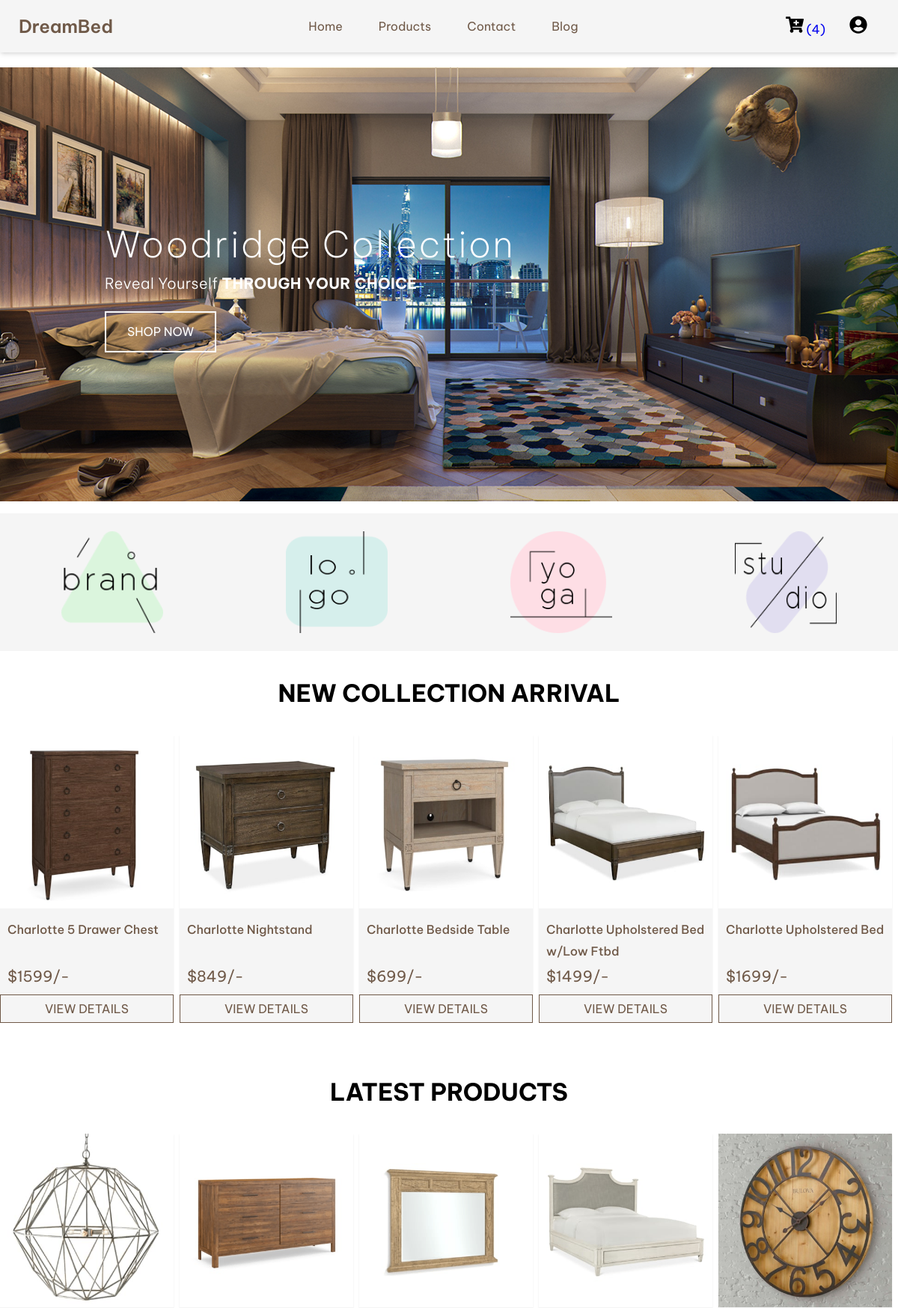
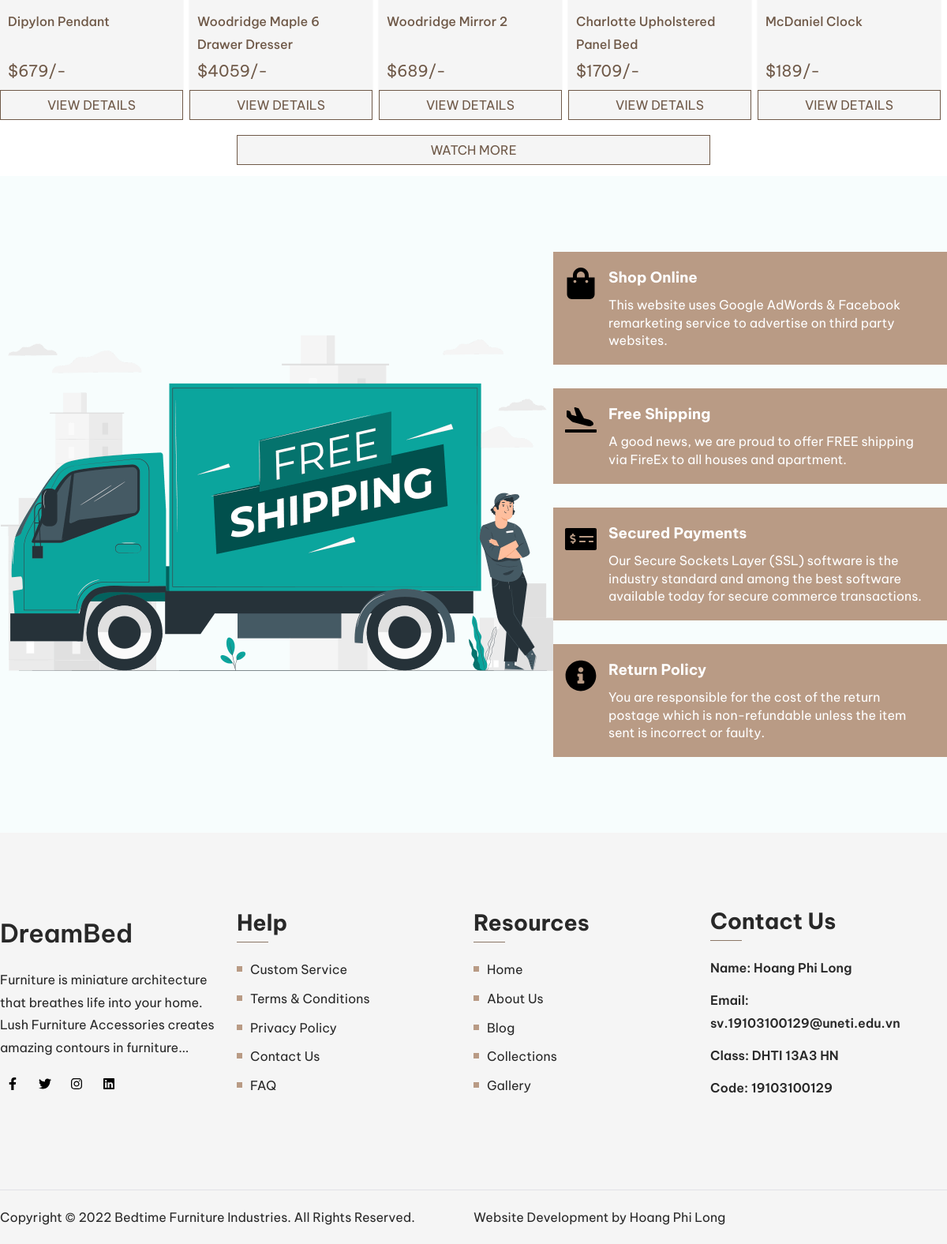
Screenshot of /home.php (signed in) with the database file from the repository (2 pictures, top to bottom).
### tables this page shows
CREATE TABLE `products` (
  `id` int(2) NOT NULL,
  `name` varchar(40) NOT NULL,
  `category` varchar(20) NOT NULL,
  `description` varchar(400) NOT NULL,
  `price` int(6) NOT NULL,
  `image` varchar(16) NOT NULL
);

### home.php (the view, shortened to what this page needs)
<?php
include 'config.php';
?>
<!DOCTYPE html>
<html lang="en">
<head>
    <link rel="stylesheet" type="text/css" href="//cdn.jsdelivr.net/npm/slick-carousel@1.8.1/slick/slick.css" />
    <link rel="stylesheet" href="css/style.css" />
    <link rel="stylesheet" href="css/base.css" />
</head>
<body>
    <?php include 'components/navbar.php'; ?>
    <?php include 'components/slider.php'; ?>
    <section class="product-container">
        <div class="grid">
            <h1 class="title">New Collection Arrival</h1>
            <div class="grid-row">
                <?php
                $select_products = mysqli_query($conn, "SELECT * FROM `products` WHERE category = 'Charlotte' LIMIT 5 ") or die('query failed');
                if (mysqli_num_rows($select_products) > 0) {
                    while ($fetch_products = mysqli_fetch_assoc($select_products)) {
                ?>
                        <div class="grid__column-2-4">
                            <div class="home-product-item">
                                <div class="product-item-img">
                                    <img src="assets/img/<?php echo $fetch_products['image']; ?>">
                                </div>
                                <h4 class="product-item-name"><?php echo $fetch_products['name']; ?></h4>
                                <div class="product-item-price">
                                    <span class="price-current">$<?php echo $fetch_products['price']; ?>/-</span>
                                </div>
                                <div class="view-container">
                                    <a class="btn-view" href="detail.php?product_id=<?php echo $fetch_products['id']; ?>">view details</a>
                                </div>
                            </div>
                        </div>
                <?php
                    }
                }
                ?>
            </div>
        </div>
    </section>
    <section class="product-container">
        <div class="grid">
            <h1 class="title">Latest Products</h1>
            <div class="grid-row">
                <?php
                $select_products = mysqli_query($conn, "SELECT * FROM `products` ORDER BY id DESC LIMIT 5") or die('query failed');
                if (mysqli_num_rows($select_products) > 0) {
                    while ($fetch_products = mysqli_fetch_assoc($select_products)) {
                ?>
                        <div class="grid__column-2-4">
                            <div class="home-product-item">
                                <div class="product-item-img">
                                    <img src="assets/img/<?php echo $fetch_products['image']; ?>">
                                </div>
                                <h4 class="product-item-name"><?php echo $fetch_products['name']; ?></h4>
                                <div class="product-item-price">
                                    <span class="price-current">$<?php echo $fetch_products['price']; ?>/-</span>
                                </div>
                                <div class="view-container">
                                    <a class="btn-view" href="detail.php?product_id=<?php echo $fetch_products['id']; ?>">view details</a>
                                </div>
                            </div>
                        </div>
                <?php
                    }
                }
                ?>
            </div>
            <div class="load-more">
                <a href="product.php" class="btn-view">watch more</a>
            </div>
        </div>
    </section>
    <?php include 'components/about.php'; ?>
    <?php include 'components/footer.php'; ?>
</body>
</html>

### components/navbar.php (shortened to what this page needs)
<?php
$user_id = $_SESSION['user_id'];
?>
<div class="header-container">
  <div class="grid">
    <nav>
      <div class="menu-left">
        <a class="header" href="home.php">DreamBed</a>
      </div>
      <div class="menu-center">
        <ul class="site-nav">
          <li>
            <a href="home.php">Home</a>
          </li>
          <li><a href="product.php">Products</a></li>
          <li><a href="contact.php">Contact</a></li>
          <li><a href="blog.php">Blog</a></li>
        </ul>
      </div>
      <div class="menu-right">
        <ul class="menu-icon">
          <li>
            <a href="cart.php">
              <img src="./assets/svgs/solid/cart-plus.svg" alt="" />
              <span>
                (<?php
                  $count_product = mysqli_query($conn, "SELECT * FROM `cart` WHERE user_id = '$user_id'") or die('query failed');
                  $count = mysqli_num_rows($count_product);
                  echo $count;  ?>)
              </span>
            </a>
          </li>
          <li class="menu-icon-user">
            <a><img src="./assets/svgs/solid/user-circle.svg" alt="" /></a>
          </li>
        </ul>
      </div>
    </nav>
  </div>
</div>

### components/slider.php (shortened to what this page needs)
<div class="slide-container">
  <div class="grid">
    <div class="slider-for">
      <div class="product1">
        <a href="product.php"><img src="./assets/img/slider-img-1.jpg" class="img-slider" alt=""></a>
        <div class="slider-content-text">
          <h2 class="header-slider">Woodridge Collection</h2>
          <p class="text-slider">Reveal Yourself <b>THROUGH YOUR CHOICE</b></p>
          <a class="btn-slider" href="product.php"><span>shop now</span></a>
        </div>
      </div>
    </div>
  </div>
</div>
<div class="partner-container">
  <div class="grid">
    <img src="./assets/img/partner1.png" alt="">
    <img src="./assets/img/partner2.png" alt="">
    <img src="./assets/img/partner3.png" alt="">
    <img src="./assets/img/partner4.png" alt="">
  </div>
</div>

### components/about.php
<div class="about-container">
  <div class="grid">
    <div class="grid-row">
      <div class="about-img">
        <img src="./assets/img/facility-img.png" alt="">
      </div>
      <div class="about-list">
        <div class="about-item">
          <img src="./assets/svgs/solid/shopping-bag.svg" alt="">
          <h3>Shop Online</h3>
          <p>This website uses Google AdWords & Facebook remarketing service
            to advertise on third party websites.
          </p>
        </div>
        <div class="about-item">
          <img src="./assets/svgs/solid/plane-arrival.svg" alt="">
          <h3>Free Shipping</h3>
          <p>A good news, we are proud to offer FREE shipping via FireEx to all houses and apartment.
          </p>
        </div>
        <div class="about-item">
          <img src="./assets/svgs/solid/money-check-alt.svg" alt="">
          <h3>Secured Payments</h3>
          <p>Our Secure Sockets Layer (SSL) software is the industry standard and among the best software available today for
            secure commerce transactions.
          </p>
        </div>
        <div class="about-item">
          <img src="./assets/svgs/solid/info-circle.svg" alt="">
          <h3>Return Policy</h3>
          <p>You are responsible for the cost of the return postage which is non-refundable unless
            the item sent is incorrect or faulty.
          </p>
        </div>
      </div>
    </div>
  </div>
</div>

### components/footer.php
<div class="footer-container">
  <div class="grid">
    <div class="grid-row">
      <div class="grid__column-2-4 first-col">
        <a class="header header-footer" href="">DreamBed</a>
        <p>Furniture is miniature architecture that breathes life into your home. Lush Furniture Accessories creates amazing
          contours in furniture...</p>
        <ul class="social-list">
          <li><a href="">
            <img src="./assets/svgs/brands/facebook-f.svg" alt="">
          </a></li>
          <li><a href="">
            <img src="./assets/svgs/brands/twitter.svg" alt="">
          </a></li>
          <li><a href="">
            <img src="./assets/svgs/brands/instagram.svg" alt="">
          </a></li>
          <li><a href="">
            <img src="./assets/svgs/brands/linkedin.svg" alt="">
          </a></li>
        </ul>
      </div>
      <div class="grid__column-2-4 list-col">
        <h3 class="footer-title">Help</h3>
          <ul class="footer-list">
            <li class="footer-item"><a href="">Custom Service</a></li>
            <li class="footer-item"><a href="">Terms & Conditions</a></li>
            <li class="footer-item"><a href="">Privacy Policy</a></li>
            <li class="footer-item"><a href="contact.php">Contact Us</a></li>
            <li class="footer-item"><a href="">FAQ</a></li>
          </ul>
      </div>
      <div class="grid__column-2-4 list-col">
        <h3 class="footer-title">Resources</h3>
          <ul class="footer-list">
            <li class="footer-item"><a href="home.php">Home</a></li>
            <li class="footer-item"><a href="">About Us</a></li>
            <li class="footer-item"><a href="blog.php">Blog</a></li>
            <li class="footer-item"><a href="product.php">Collections</a></li>
            <li class="footer-item"><a href="">Gallery</a></li>
          </ul>
      </div>
      <div class="grid__column-2-4 list-col">
        <h3 class="footer-title title-contact">Contact Us</h3>
          <ul class="footer-contact-info">
            <li class="footer-item">Name:  Hoang Phi Long</li>
            <li class="footer-item">Email: <a class="mail-to" href="mailto:sv.19103100129@uneti.edu.vn">sv.19103100129@uneti.edu.vn</a></li>
            <li class="footer-item">Class: <a>DHTI 13A3 HN</a></li>
            <li class="footer-item">Code: <a>19103100129</a></li>
          </ul>
      </div>
    </div>
    <div class="copyright-container">
      <div class="grid__column-2-2">
        <p>Copyright © 2022 Bedtime Furniture Industries. All Rights Reserved.</p>
      </div>
      <div class="grid__column-2-2">
        <p>Website Development by Hoang Phi Long</p>
      </div>
    </div>
  </div>
</div>

### css/base.css (style rules this page uses)
:root { --primary: #6f5948; --secondary: #b99b85; --red:#c0392b; --black:#333; --white:#fff; --light-color:#666; --light-white:#ccc; --light-bg:#f5f5f5; --border:.1rem solid var(--black); --box-shadow:0 .5rem 1rem rgba(0,0,0,.1); }
* { padding: 0; margin: 0; box-sizing: border-box; }
html { font-family: "Be Vietnam Pro", sans-serif; font-size: 16px; scroll-behavior: smooth; }
a { text-decoration: none; }
li { list-style: none; }
.grid { width: 1200px; max-width: 100%; margin: 0 auto; }
.grid-row { width: 100%; display: flex; position: relative; align-items: center; overflow: hidden; }
@media (min-width: 992px) { .grid__column-2-4 { width: 25%; padding-bottom: 8px; padding-right: 8px; } }
@media (min-width: 992px) { .grid__column-2-2 { width: 50%; } }
@media (min-width: 767px) { .menu-center { display: block; } }
@media (min-width: 767px) { .partner-container .grid img { width: 136px; height: 136px; margin: 24px 0; } }

### rows the page displays
products: image (picture), name "Charlotte 5 Drawer Chest", price "1599"
products: image (picture), name "Charlotte Nightstand", price "849"
products: image (picture), name "Charlotte Bedside Table", price "699"
products: image (picture), name "Charlotte Upholstered Bed w/Low Ftbd", price "1499"
products: image (picture), name "Charlotte Upholstered Bed", price "1699"
products: image (picture), name "Dipylon Pendant", price "679"
products: image (picture), name "Woodridge Maple 6 Drawer Dresser", price "4059"
products: image (picture), name "Woodridge Mirror 2", price "689"
products: image (picture), name "Charlotte Upholstered Panel Bed", price "1709"
products: image (picture), name "McDaniel Clock", price "189"

### other values shown
$count "4"
